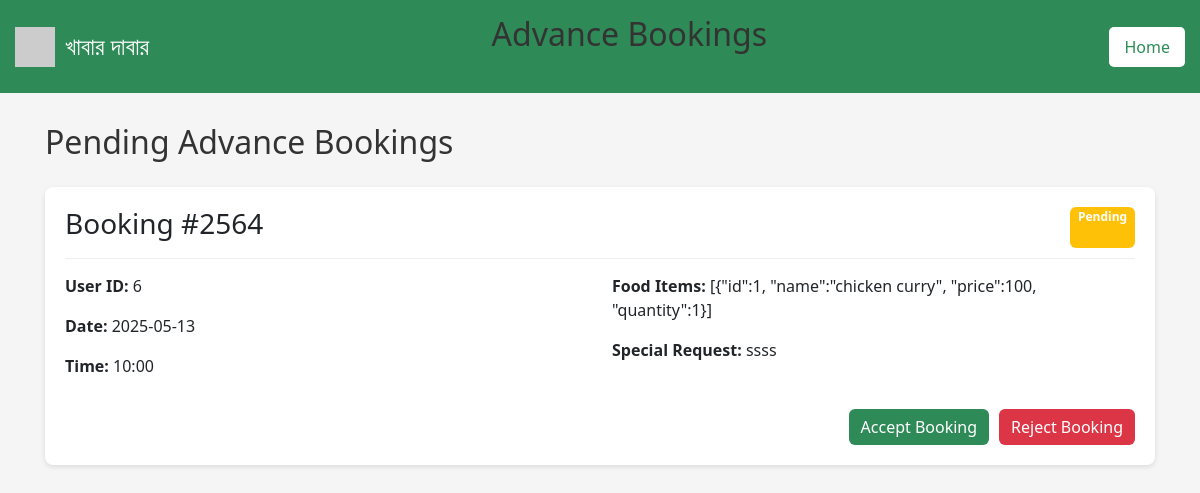
Screenshot of /advance_bookings.php with the database file from the repository.
### tables this page shows
CREATE TABLE `advance_booking` (
  `booking_token` varchar(100) NOT NULL,
  `user_id` int(11) NOT NULL,
  `food_items` varchar(255) NOT NULL,
  `booking_date` varchar(100) NOT NULL,
  `booking_time` varchar(100) NOT NULL,
  `special_request` varchar(255) DEFAULT NULL
);

### advance_bookings.php (the view, shortened to what this page needs)
<?php
$servername = "localhost";
$username = "root";
$password = "";
$dbname = "cse370";
$conn = new mysqli($servername, $username, $password, $dbname);
$sql = "SELECT * FROM advance_booking";
$result = $conn->query($sql);
?>
<!DOCTYPE html>
<html lang="en">
<head>
    <link rel="stylesheet" href="https://cdnjs.cloudflare.com/ajax/libs/bootstrap/5.3.0/css/bootstrap.min.css">
</head>
<body>
    <div class="header">
        <div class="logo">
            <img src="https://via.placeholder.com/40" alt="খাবার দাবার Logo">
            <h1>খাবার দাবার</h1>
        </div>
        <div class="title">
            <h2>Advance Bookings</h2>
        </div>
        <a href="home_host.php" class="nav-link">Home</a>
    </div>
    <div class="container">
        <h2>Pending Advance Bookings</h2>
        <?php
        if ($result && $result->num_rows > 0) {
            while($row = $result->fetch_assoc()) {
                $bookingToken = isset($row["booking_token"]) ? $row["booking_token"] : "Unknown";
                $userId = isset($row["user_id"]) ? $row["user_id"] : "N/A";
                $foodItems = isset($row["food_items"]) ? $row["food_items"] : "None";
                $bookingDate = isset($row["booking_date"]) ? $row["booking_date"] : "N/A";
                $bookingTime = isset($row["booking_time"]) ? $row["booking_time"] : "N/A";
                $specialRequest = isset($row["special_request"]) ? $row["special_request"] : "None";
                ?>
                <div class="booking-card">
                    <div class="booking-header">
                        <h3>Booking #<?php echo $bookingToken; ?></h3>
                        <span class="badge bg-warning">Pending</span>
                    </div>
                    <div class="row">
                        <div class="col-md-6">
                            <p><strong>User ID:</strong> <?php echo htmlspecialchars($userId); ?></p>
                            <p><strong>Date:</strong> <?php echo htmlspecialchars($bookingDate); ?></p>
                            <p><strong>Time:</strong> <?php echo htmlspecialchars($bookingTime); ?></p>
                        </div>
                        <div class="col-md-6">
                            <p><strong>Food Items:</strong> <?php echo htmlspecialchars($foodItems); ?></p>
                            <p><strong>Special Request:</strong> <?php echo htmlspecialchars($specialRequest); ?></p>
                        </div>
                    </div>
                    <div class="booking-actions">
                        <form action="insert_food.php" method="POST" style="display: inline;">
                            <button type="submit" class="btn accept-btn">Accept Booking</button>
                        </form>
                        <form action="home_host.php" method="POST" style="display: inline;">
                            <button type="submit" class="btn reject-btn">Reject Booking</button>
                        </form>
                    </div>
                </div>
                <?php
            }
        } else {
            if (!$result) {
                echo "<div class='alert alert-danger'>Error executing query: " . $conn->error . "</div>";
            } else {
                echo "<div class='alert alert-info'>No pending advance bookings found.</div>";
            }
        }
        ?>
    </div>
</body>
</html>

### advance_bookings.php (style rules this page uses)
body { background-color: #f5f5f5; }
.header { background-color: #2e8b57; color: white; padding: 15px 0; display: flex; justify-content: space-between; align-items: center; }
.logo { display: flex; align-items: center; margin-left: 15px; }
.logo img { height: 40px; margin-right: 10px; }
.logo h1 { font-size: 24px; margin: 0; }
.nav-link { color: white; text-decoration: none; background-color: white; color: #2e8b57; padding: 8px 15px; border-radius: 5px; margin-right: 15px; }
.booking-card { background-color: white; border-radius: 8px; box-shadow: 0 2px 5px rgba(0,0,0,0.1); margin-bottom: 20px; padding: 20px; }
.booking-header { border-bottom: 1px solid #eee; padding-bottom: 10px; margin-bottom: 15px; display: flex; justify-content: space-between; }
.booking-actions { margin-top: 15px; display: flex; justify-content: flex-end; gap: 10px; }
.accept-btn { background-color: #2e8b57; color: white; border: none; }
.reject-btn { background-color: #dc3545; color: white; border: none; }
.container { padding: 30px 15px; }
h2 { margin-bottom: 25px; color: #333; }

### rows the page displays
advance_booking: booking_token "2564", user_id "6", booking_date "2025-05-13", booking_time "10:00", food_items "[{\"id\":1, \"name\":\"chicken curry\", \"price\":100, \"quantity\":1}]", special_request "ssss"
